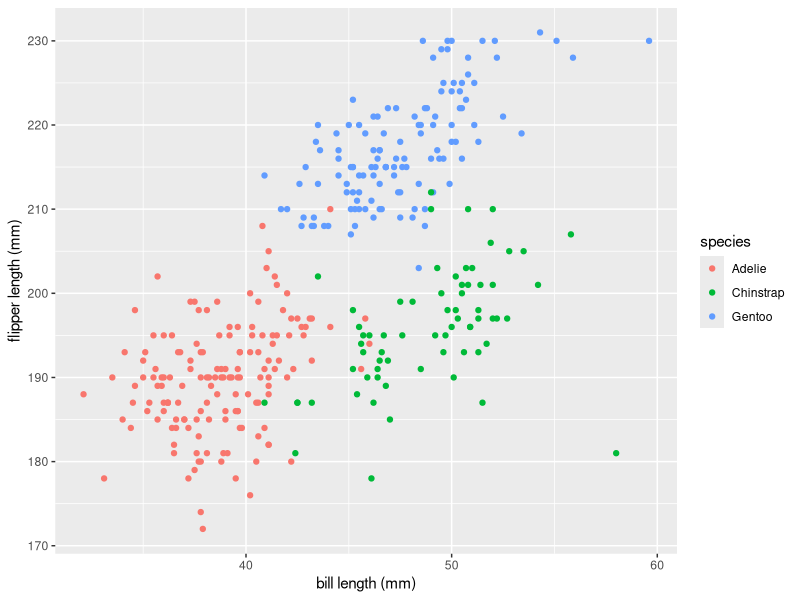

Reproduce this figure in R.
## ---- chunk 1
library(tidyverse)
data("penguins", package = "palmerpenguins")
## ---- chunk 2
prob1_df = 
  tibble(
    samp = rnorm(10),
    samp_gt_0 = samp > 0,
    char_vec = c("a", "b", "c", "d", "e", "f", "g", "h", "i","j"),
    factor_vec = factor(c("low", "low", "low", "mod", "mod", "mod", "mod", "high", "high", "high"))
  )
## ---- chunk 3
mean(pull(prob1_df, samp))
mean(pull(prob1_df, samp_gt_0))
mean(pull(prob1_df, char_vec))
mean(pull(prob1_df, factor_vec))
## ---- chunk 4
as.numeric(pull(prob1_df, samp))
as.numeric(pull(prob1_df, samp_gt_0))
as.numeric(pull(prob1_df, char_vec))
as.numeric(pull(prob1_df, factor_vec))
## ---- chunk 5
as.numeric(pull(prob1_df, samp_gt_0)) * pull(prob1_df, samp)
as.factor(pull(prob1_df, samp_gt_0)) * pull(prob1_df, samp)
as.numeric(as.factor(pull(prob1_df, samp_gt_0))) * pull(prob1_df, samp)
## ---- chunk 6
plot_df = tibble(
  bill_length = penguins$bill_length_mm, 
  flipper_length = penguins$flipper_length_mm,
  species = penguins$species
)

ggplot(plot_df, aes(x = bill_length, y = flipper_length, color = species)) + 
  geom_point() + 
  xlab("bill length (mm)") +
  ylab("flipper length (mm)")
